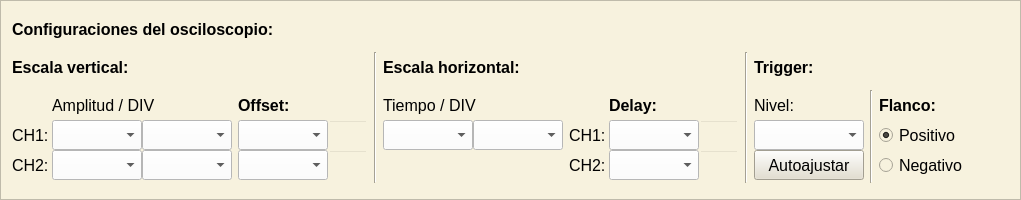
     <widget class="QFrame" name="bloque_configuraciones_osciloscopio">
      <property name="minimumSize">
       <size>
        <width>351</width>
        <height>200</height>
       </size>
      </property>
      <property name="maximumSize">
       <size>
        <width>16777215</width>
        <height>200</height>
       </size>
      </property>
      <property name="font">
       <font>
        <family>Segoe UI</family>
        <pointsize>12</pointsize>
       </font>
      </property>
      <property name="styleSheet">
       <string notr="true">background-color: rgb(247, 242, 222);</string>
      </property>
      <property name="frameShape">
       <enum>QFrame::Shape::StyledPanel</enum>
      </property>
      <property name="frameShadow">
       <enum>QFrame::Shadow::Raised</enum>
      </property>
      <layout class="QGridLayout" name="gridLayout_16">
       <item row="2" column="3">
        <layout class="QGridLayout" name="grilla_tiempo_div">
         <property name="spacing">
          <number>0</number>
         </property>
         <item row="0" column="0" colspan="2">
          <widget class="QLabel" name="tiempo_div">
           <property name="minimumSize">
            <size>
             <width>100</width>
             <height>30</height>
            </size>
           </property>
           <property name="maximumSize">
            <size>
             <width>100</width>
             <height>30</height>
            </size>
           </property>
           <property name="font">
            <font>
             <family>Segoe UI</family>
             <pointsize>12</pointsize>
            </font>
           </property>
           <property name="text">
            <string>Tiempo / DIV</string>
           </property>
          </widget>
         </item>
         <item row="1" column="1">
          <widget class="QComboBox" name="tiempo_unidad">
           <property name="minimumSize">
            <size>
             <width>90</width>
             <height>30</height>
            </size>
           </property>
           <property name="maximumSize">
            <size>
             <width>90</width>
             <height>30</height>
            </size>
           </property>
           <property name="font">
            <font>
             <pointsize>12</pointsize>
            </font>
           </property>
           <property name="styleSheet">
            <string notr="true">background-color: rgb(255, 255, 255);</string>
           </property>
          </widget>
         </item>
         <item row="1" column="0">
          <widget class="QComboBox" name="tiempo_valor">
           <property name="minimumSize">
            <size>
             <width>90</width>
             <height>30</height>
            </size>
           </property>
           <property name="maximumSize">
            <size>
             <width>90</width>
             <height>30</height>
            </size>
           </property>
           <property name="font">
            <font>
             <pointsize>12</pointsize>
            </font>
           </property>
           <property name="styleSheet">
            <string notr="true">background-color: rgb(255, 255, 255);</string>
           </property>
          </widget>
         </item>
         <item row="2" column="0" colspan="2">
          <spacer name="verticalSpacer">
           <property name="orientation">
            <enum>Qt::Orientation::Vertical</enum>
           </property>
           <property name="sizeType">
            <enum>QSizePolicy::Policy::Maximum</enum>
           </property>
           <property name="sizeHint" stdset="0">
            <size>
             <width>20</width>
             <height>33</height>
            </size>
           </property>
          </spacer>
         </item>
        </layout>
       </item>
       <item row="2" column="9">
        <spacer name="horizontalSpacer_4">
         <property name="orientation">
          <enum>Qt::Orientation::Horizontal</enum>
         </property>
         <property name="sizeHint" stdset="0">
          <size>
           <width>40</width>
           <height>20</height>
          </size>
         </property>
        </spacer>
       </item>
       <item row="1" column="5" rowspan="2">
        <widget class="Line" name="line_2">
         <property name="orientation">
          <enum>Qt::Orientation::Vertical</enum>
         </property>
        </widget>
       </item>
       <item row="1" column="6">
        <widget class="QLabel" name="trigger">
         <property name="minimumSize">
          <size>
           <width>60</width>
           <height>30</height>
          </size>
         </property>
         <property name="maximumSize">
          <size>
           <width>60</width>
           <height>30</height>
          </size>
         </property>
         <property name="font">
          <font>
           <family>Segoe UI</family>
           <pointsize>12</pointsize>
           <bold>true</bold>
          </font>
         </property>
         <property name="text">
          <string>Trigger:</string>
         </property>
        </widget>
       </item>
       <item row="2" column="4">
        <layout class="QGridLayout" name="grilla_delay">
         <property name="spacing">
          <number>0</number>
         </property>
         <item row="1" column="1">
          <widget class="QComboBox" name="ch1_delay_valor">
           <property name="minimumSize">
            <size>
             <width>90</width>
             <height>30</height>
            </size>
           </property>
           <property name="maximumSize">
            <size>
             <width>90</width>
             <height>30</height>
            </size>
           </property>
           <property name="font">
            <font>
             <family>Segoe UI</family>
             <pointsize>12</pointsize>
            </font>
           </property>
           <property name="styleSheet">
            <string notr="true">background-color: rgb(255, 255, 255);</string>
           </property>
          </widget>
         </item>
         <item row="1" column="0">
          <widget class="QLabel" name="ch1_delay">
           <property name="minimumSize">
            <size>
             <width>40</width>
             <height>30</height>
            </size>
           </property>
           <property name="maximumSize">
            <size>
             <width>40</width>
             <height>30</height>
            </size>
           </property>
           <property name="font">
            <font>
             <family>Segoe UI</family>
             <pointsize>12</pointsize>
            </font>
           </property>
           <property name="text">
            <string>CH1:</string>
           </property>
          </widget>
         </item>
         <item row="2" column="1">
          <widget class="QComboBox" name="ch2_delay_valor">
           <property name="minimumSize">
            <size>
             <width>90</width>
             <height>30</height>
            </size>
           </property>
           <property name="maximumSize">
            <size>
             <width>90</width>
             <height>30</height>
            </size>
           </property>
           <property name="font">
            <font>
             <family>Segoe UI</family>
             <pointsize>12</pointsize>
            </font>
           </property>
           <property name="styleSheet">
            <string notr="true">background-color: rgb(255, 255, 255);</string>
           </property>
          </widget>
         </item>
         <item row="1" column="2">
          <widget class="QLineEdit" name="ch1_delay_unidad">
           <property name="minimumSize">
            <size>
             <width>40</width>
             <height>30</height>
            </size>
           </property>
           <property name="maximumSize">
            <size>
             <width>40</width>
             <height>30</height>
            </size>
           </property>
           <property name="font">
            <font>
             <family>Segoe UI</family>
             <pointsize>12</pointsize>
            </font>
           </property>
           <property name="styleSheet">
            <string notr="true">background-color: transparent </string>
           </property>
           <property name="readOnly">
            <bool>true</bool>
           </property>
          </widget>
         </item>
         <item row="2" column="2">
          <widget class="QLineEdit" name="ch2_delay_unidad">
           <property name="minimumSize">
            <size>
             <width>40</width>
             <height>30</height>
            </size>
           </property>
           <property name="maximumSize">
            <size>
             <width>40</width>
             <height>30</height>
            </size>
           </property>
           <property name="font">
            <font>
             <family>Segoe UI</family>
             <pointsize>12</pointsize>
            </font>
           </property>
           <property name="styleSheet">
            <string notr="true">background-color: transparent </string>
           </property>
           <property name="readOnly">
            <bool>true</bool>
           </property>
          </widget>
         </item>
         <item row="2" column="0">
          <widget class="QLabel" name="ch2_delay">
           <property name="minimumSize">
            <size>
             <width>40</width>
             <height>30</height>
            </size>
           </property>
           <property name="maximumSize">
            <size>
             <width>40</width>
             <height>30</height>
            </size>
           </property>
           <property name="font">
            <font>
             <family>Segoe UI</family>
             <pointsize>12</pointsize>
            </font>
           </property>
           <property name="text">
            <string>CH2:</string>
           </property>
          </widget>
         </item>
         <item row="0" column="1">
          <widget class="QLabel" name="delay">
           <property name="minimumSize">
            <size>
             <width>50</width>
             <height>30</height>
            </size>
           </property>
           <property name="maximumSize">
            <size>
             <width>50</width>
             <height>30</height>
            </size>
           </property>
           <property name="font">
            <font>
             <family>Segoe UI</family>
             <pointsize>12</pointsize>
             <bold>true</bold>
            </font>
           </property>
           <property name="text">
            <string>Delay:</string>
           </property>
          </widget>
         </item>
        </layout>
       </item>
       <item row="2" column="8">
        <layout class="QGridLayout" name="grilla_trigger_flanco">
         <property name="spacing">
          <number>0</number>
         </property>
         <item row="2" column="0">
          <widget class="QRadioButton" name="trigger_f_negativo">
           <property name="minimumSize">
            <size>
             <width>90</width>
             <height>30</height>
            </size>
           </property>
           <property name="maximumSize">
            <size>
             <width>90</width>
             <height>30</height>
            </size>
           </property>
           <property name="font">
            <font>
             <family>Segoe UI</family>
             <pointsize>12</pointsize>
            </font>
           </property>
           <property name="text">
            <string>Negativo</string>
           </property>
          </widget>
         </item>
         <item row="1" column="0">
          <widget class="QRadioButton" name="trigger_f_positivo">
           <property name="minimumSize">
            <size>
             <width>90</width>
             <height>30</height>
            </size>
           </property>
           <property name="maximumSize">
            <size>
             <width>90</width>
             <height>30</height>
            </size>
           </property>
           <property name="font">
            <font>
             <family>Segoe UI</family>
             <pointsize>12</pointsize>
            </font>
           </property>
           <property name="text">
            <string>Positivo</string>
           </property>
           <property name="checked">
            <bool>true</bool>
           </property>
          </widget>
         </item>
         <item row="0" column="0">
          <widget class="QLabel" name="trigger_flanco">
           <property name="minimumSize">
            <size>
             <width>85</width>
             <height>30</height>
            </size>
           </property>
           <property name="maximumSize">
            <size>
             <width>85</width>
             <height>30</height>
            </size>
           </property>
           <property name="font">
            <font>
             <family>Segoe UI</family>
             <pointsize>12</pointsize>
             <bold>true</bold>
            </font>
           </property>
           <property name="text">
            <string>Flanco:</string>
           </property>
          </widget>
         </item>
        </layout>
       </item>
       <item row="2" column="0">
        <layout class="QGridLayout" name="grilla_amplitud_div">
         <property name="spacing">
          <number>0</number>
         </property>
         <item row="2" column="0">
          <widget class="QLabel" name="ch2_tension">
           <property name="minimumSize">
            <size>
             <width>40</width>
             <height>30</height>
            </size>
           </property>
           <property name="maximumSize">
            <size>
             <width>40</width>
             <height>30</height>
            </size>
           </property>
           <property name="font">
            <font>
             <family>Segoe UI</family>
             <pointsize>12</pointsize>
            </font>
           </property>
           <property name="text">
            <string>CH2:</string>
           </property>
          </widget>
         </item>
         <item row="2" column="2">
          <widget class="QComboBox" name="ch2_tension_unidad">
           <property name="minimumSize">
            <size>
             <width>90</width>
             <height>30</height>
            </size>
           </property>
           <property name="maximumSize">
            <size>
             <width>90</width>
             <height>30</height>
            </size>
           </property>
           <property name="font">
            <font>
             <family>Segoe UI</family>
             <pointsize>12</pointsize>
            </font>
           </property>
           <property name="styleSheet">
            <string notr="true">background-color: rgb(255, 255, 255);</string>
           </property>
          </widget>
         </item>
         <item row="1" column="0">
          <widget class="QLabel" name="ch1_tension">
           <property name="minimumSize">
            <size>
             <width>40</width>
             <height>30</height>
            </size>
           </property>
           <property name="maximumSize">
            <size>
             <width>40</width>
             <height>30</height>
            </size>
           </property>
           <property name="font">
            <font>
             <family>Segoe UI</family>
             <pointsize>12</pointsize>
            </font>
           </property>
           <property name="text">
            <string>CH1:</string>
           </property>
          </widget>
         </item>
         <item row="2" column="1">
          <widget class="QComboBox" name="ch2_tension_valor">
           <property name="minimumSize">
            <size>
             <width>90</width>
             <height>30</height>
            </size>
           </property>
           <property name="maximumSize">
            <size>
             <width>90</width>
             <height>30</height>
            </size>
           </property>
           <property name="font">
            <font>
             <pointsize>12</pointsize>
            </font>
           </property>
           <property name="styleSheet">
            <string notr="true">background-color: rgb(255, 255, 255);</string>
           </property>
          </widget>
         </item>
         <item row="0" column="1" colspan="2">
          <widget class="QLabel" name="amplitud_div">
           <property name="minimumSize">
            <size>
             <width>110</width>
             <height>30</height>
            </size>
           </property>
           <property name="maximumSize">
            <size>
             <width>110</width>
             <height>30</height>
            </size>
           </property>
           <property name="font">
            <font>
             <family>Segoe UI</family>
             <pointsize>12</pointsize>
            </font>
           </property>
           <property name="text">
            <string>Amplitud / DIV</string>
           </property>
          </widget>
         </item>
         <item row="1" column="1">
          <widget class="QComboBox" name="ch1_tension_valor">
           <property name="minimumSize">
            <size>
             <width>90</width>
             <height>30</height>
            </size>
           </property>
           <property name="maximumSize">
            <size>
             <width>90</width>
             <height>30</height>
            </size>
           </property>
           <property name="font">
            <font>
             <pointsize>12</pointsize>
            </font>
           </property>
           <property name="styleSheet">
            <string notr="true">background-color: rgb(255, 255, 255);</string>
           </property>
          </widget>
         </item>
         <item row="1" column="2">
          <widget class="QComboBox" name="ch1_tension_unidad">
           <property name="minimumSize">
            <size>
             <width>90</width>
             <height>30</height>
            </size>
           </property>
           <property name="maximumSize">
            <size>
             <width>90</width>
             <height>30</height>
            </size>
           </property>
           <property name="font">
            <font>
             <pointsize>12</pointsize>
            </font>
           </property>
           <property name="styleSheet">
            <string notr="true">background-color: rgb(255, 255, 255);</string>
           </property>
          </widget>
         </item>
        </layout>
       </item>
       <item row="2" column="1">
        <layout class="QGridLayout" name="grilla_offset">
         <property name="spacing">
          <number>0</number>
         </property>
         <item row="0" column="0">
          <widget class="QLabel" name="offset">
           <property name="minimumSize">
            <size>
             <width>90</width>
             <height>30</height>
            </size>
           </property>
           <property name="maximumSize">
            <size>
             <width>90</width>
             <height>30</height>
            </size>
           </property>
           <property name="font">
            <font>
             <family>Segoe UI</family>
             <pointsize>12</pointsize>
             <bold>true</bold>
            </font>
           </property>
           <property name="text">
            <string>Offset:</string>
           </property>
          </widget>
         </item>
         <item row="1" column="0">
          <widget class="QComboBox" name="ch1_offset">
           <property name="minimumSize">
            <size>
             <width>90</width>
             <height>30</height>
            </size>
           </property>
           <property name="maximumSize">
            <size>
             <width>90</width>
             <height>30</height>
            </size>
           </property>
           <property name="font">
            <font>
             <pointsize>12</pointsize>
            </font>
           </property>
           <property name="styleSheet">
            <string notr="true">background-color: rgb(255, 255, 255);</string>
           </property>
          </widget>
         </item>
         <item row="2" column="0">
          <widget class="QComboBox" name="ch2_offset">
           <property name="minimumSize">
            <size>
             <width>90</width>
             <height>30</height>
            </size>
           </property>
           <property name="maximumSize">
            <size>
             <width>90</width>
             <height>30</height>
            </size>
           </property>
           <property name="font">
            <font>
             <family>Segoe UI</family>
             <pointsize>12</pointsize>
            </font>
           </property>
           <property name="styleSheet">
            <string notr="true">background-color: rgb(255, 255, 255);</string>
           </property>
          </widget>
         </item>
         <item row="1" column="1">
          <widget class="QLineEdit" name="ch1_offset_unidad">
           <property name="minimumSize">
            <size>
             <width>40</width>
             <height>30</height>
            </size>
           </property>
           <property name="maximumSize">
            <size>
             <width>40</width>
             <height>30</height>
            </size>
           </property>
           <property name="font">
            <font>
             <family>Segoe UI</family>
             <pointsize>12</pointsize>
            </font>
           </property>
           <property name="styleSheet">
            <string notr="true">background-color: transparent </string>
           </property>
           <property name="readOnly">
            <bool>true</bool>
           </property>
          </widget>
         </item>
         <item row="2" column="1">
          <widget class="QLineEdit" name="ch2_offset_unidad">
           <property name="minimumSize">
            <size>
             <width>40</width>
             <height>30</height>
            </size>
           </property>
           <property name="maximumSize">
            <size>
             <width>40</width>
             <height>30</height>
            </size>
           </property>
           <property name="font">
            <font>
             <family>Segoe UI</family>
             <pointsize>12</pointsize>
            </font>
           </property>
           <property name="styleSheet">
            <string notr="true">background-color: transparent </string>
           </property>
           <property name="readOnly">
            <bool>true</bool>
           </property>
          </widget>
         </item>
        </layout>
       </item>
       <item row="2" column="6">
        <layout class="QGridLayout" name="grilla_trigger_nivel">
         <property name="spacing">
          <number>0</number>
         </property>
         <item row="1" column="0">
          <widget class="QLabel" name="trigger_nivel">
           <property name="minimumSize">
            <size>
             <width>40</width>
             <height>30</height>
            </size>
           </property>
           <property name="maximumSize">
            <size>
             <width>40</width>
             <height>30</height>
            </size>
           </property>
           <property name="font">
            <font>
             <family>Segoe UI</family>
             <pointsize>12</pointsize>
            </font>
           </property>
           <property name="text">
            <string>Nivel:</string>
           </property>
          </widget>
         </item>
         <item row="2" column="0">
          <widget class="QComboBox" name="trigger_nivel_valor">
           <property name="minimumSize">
            <size>
             <width>110</width>
             <height>30</height>
            </size>
           </property>
           <property name="maximumSize">
            <size>
             <width>110</width>
             <height>30</height>
            </size>
           </property>
           <property name="font">
            <font>
             <family>Segoe UI</family>
             <pointsize>12</pointsize>
            </font>
           </property>
           <property name="styleSheet">
            <string notr="true">background-color: rgb(255, 255, 255);</string>
           </property>
          </widget>
         </item>
         <item row="3" column="0">
          <widget class="QPushButton" name="btn_autoajustar">
           <property name="minimumSize">
            <size>
             <width>110</width>
             <height>30</height>
            </size>
           </property>
           <property name="maximumSize">
            <size>
             <width>110</width>
             <height>30</height>
            </size>
           </property>
           <property name="font">
            <font>
             <pointsize>12</pointsize>
            </font>
           </property>
           <property name="styleSheet">
            <string notr="true">background-color: rgba(227, 222, 204, 254);</string>
           </property>
           <property name="text">
            <string>Autoajustar</string>
           </property>
          </widget>
         </item>
        </layout>
       </item>
       <item row="1" column="3">
        <widget class="QLabel" name="escala_horizontal">
         <property name="minimumSize">
          <size>
           <width>140</width>
           <height>30</height>
          </size>
         </property>
         <property name="maximumSize">
          <size>
           <width>140</width>
           <height>30</height>
          </size>
         </property>
         <property name="font">
          <font>
           <family>Segoe UI</family>
           <pointsize>12</pointsize>
           <bold>true</bold>
          </font>
         </property>
         <property name="text">
          <string>Escala horizontal:</string>
         </property>
        </widget>
       </item>
       <item row="1" column="2" rowspan="2">
        <widget class="Line" name="line">
         <property name="orientation">
          <enum>Qt::Orientation::Vertical</enum>
         </property>
        </widget>
       </item>
       <item row="1" column="0">
        <widget class="QLabel" name="escala_vertical">
         <property name="minimumSize">
          <size>
           <width>120</width>
           <height>30</height>
          </size>
         </property>
         <property name="maximumSize">
          <size>
           <width>120</width>
           <height>30</height>
          </size>
         </property>
         <property name="font">
          <font>
           <family>Segoe UI</family>
           <pointsize>12</pointsize>
           <bold>true</bold>
          </font>
         </property>
         <property name="text">
          <string>Escala vertical:</string>
         </property>
        </widget>
       </item>
       <item row="0" column="0" colspan="2">
        <widget class="QLabel" name="configuraciones_osciloscopio">
         <property name="minimumSize">
          <size>
           <width>270</width>
           <height>30</height>
          </size>
         </property>
         <property name="maximumSize">
          <size>
           <width>270</width>
           <height>30</height>
          </size>
         </property>
         <property name="font">
          <font>
           <family>Segoe UI</family>
           <pointsize>12</pointsize>
           <bold>true</bold>
          </font>
         </property>
         <property name="text">
          <string>Configuraciones del osciloscopio:</string>
         </property>
        </widget>
       </item>
       <item row="2" column="7">
        <widget class="Line" name="line_3">
         <property name="orientation">
          <enum>Qt::Orientation::Vertical</enum>
         </property>
        </widget>
       </item>
      </layout>
     </widget>
